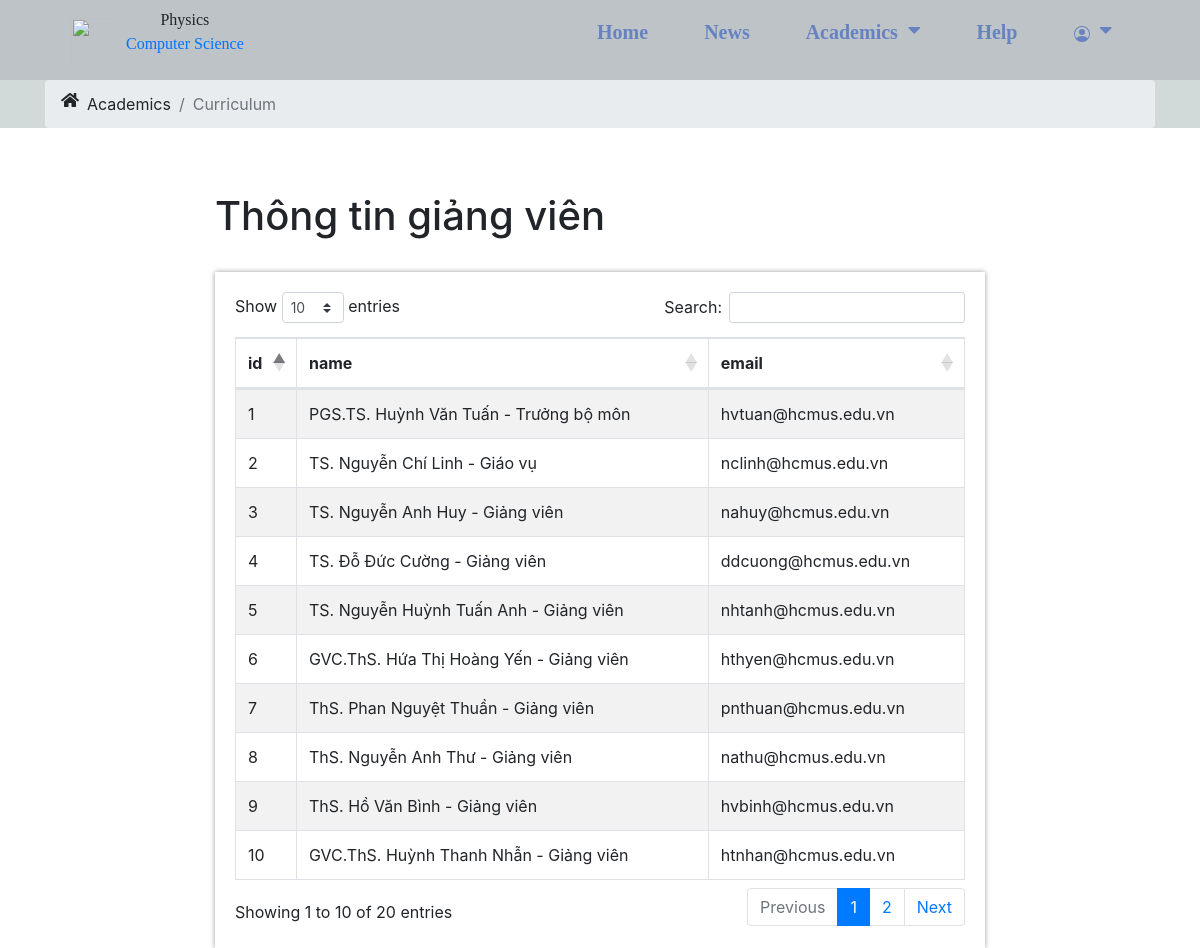
Screenshot of /Curriculum.php with the database file from the repository.
### tables this page shows
CREATE TABLE `users` (
  `user_id` int(11) NOT NULL,
  `name` varchar(128) DEFAULT NULL,
  `email` varchar(128) DEFAULT NULL
);

### Curriculum.php (the view, shortened to what this page needs)
<!DOCTYPE html>
<html lang="en">
<head>
    <link rel="stylesheet" href="https://cdnjs.cloudflare.com/ajax/libs/font-awesome/5.15.1/css/all.min.css" />
    <link href="https://cdn.jsdelivr.net/npm/bootstrap@5.1.1/dist/css/bootstrap.min.css" rel="stylesheet">
    <link rel="stylesheet" href="./style.css">
</head>
<body>
    <div class="menu-bar">
        <h1 class="logo btn nav ">
            <img class="bx " src="https://phys.hcmus.edu.vn/assets/frontend/images/defaut_img.png "></img>
            <div class="name-logo justify-content-center">
                Physics<span><br> Computer Science</span>
            </div>
        </h1>
        <ul>
            <li>
                <a href="home.html">Home</a>
            </li>
            <li><a href="./posts_add.php ">News</a></li>
            <li><a href="# ">Academics<i class="fas fa-caret-down "></i></a>
            </li>
            <li>
                <a href="# ">Help</a>
            </li>
            <li>
                <a href="# ">
                    <i class="bi bi-person-circle">
                    </i>
                    <i class="fas fa-caret-down "></i></a>
            </li>
        </ul>
    </div>
    <div class="breadcrumb-container" style="background-color: #D2D9D9 ">
        <div class=" container ">
            <ol class="breadcrumb ">
                <li class="breadcrumb-item "><i class="fa fa-home pr-2 "></i>
                    <a class="link-dark " href="#">Academics</a>
                </li>
                <li class="breadcrumb-item active ">Curriculum</li>
            </ol>
        </div>
    </div>
</body>
<div class="hero ">
</div>
</body>
<head>
    <link rel="stylesheet" href="https://unpkg.com/swiper/swiper-bundle.min.css" />
    <link rel="stylesheet" href="style.css">
</head>
 <html>
    <head>
    <link rel="stylesheet" type="text/css" href="https://cdnjs.cloudflare.com/ajax/libs/twitter-bootstrap/4.5.2/css/bootstrap.css">
    <link rel="stylesheet" type="text/css" href="https://cdn.datatables.net/1.11.0/css/dataTables.bootstrap4.min.css">
  </head>
    <body>
    <div class="container-fluid">
      <div class="row">
        <div class="col-sm-2"></div>
        <div class="col-sm-8">
          <br />
          <h1>Thông tin giảng viên</h1><br />
          <div class="table-responsive">
            <table id="dataid" class="table table-striped table-bordered" style="width: 100%;">
              <thead>
                <tr>
                  <th>id</th>
                  <th>name</th>
                  <th>email</th>
                </tr>
              </thead>
              <tbody>
              <?php
                $hostname = 'localhost:8889';
                $username = 'root';
                $password = 'root';
                $dbname = "giangvien";
                $conn = mysqli_connect($hostname, $username, $password,$dbname) or die("Connect fail!");
                mysqli_query($conn,"giangvien 'utf8'");
                $sql = "SELECT * FROM `users` ORDER BY `user_id` DESC";
                $query = mysqli_query($conn,$sql);
                while ($row = mysqli_fetch_assoc($query))
                {
              ?>
                <tr>
                  <td><?php echo $row['user_id'] ?></td>
                  <td><?php echo $row['name'] ?></td>
                  <td><?php echo $row['email'] ?></td>
                </tr>
              <?php
                }
              ?>
              </tbody>
            </table>
          </div>
        </div>
        <div class="col-sm-2"></div>
      </div>
    </div>
  </body>
</html>

### style.css (style rules this page uses)
:root { --color-primary: #0073ff; --color-white: #bdc3c7; --color-white-1: #D2D9D9; --color-black: #141d28; --color-black-1: #212b38; --color-1287TD: #8b7aaf; --color-blue: #aab6e0; --color-c05: #6682c0; }
* { margin: 0; padding: 0; box-sizing: border-box; }
.bx { height: 55px; width: 55px; padding: 5px; margin: 5px; display: flex; }
.logo { color: var(--color-black); font-size: 20px; }
.logo span { color: var(--color-primary); }
.menu-bar { background-color: var(--color-white); height: 80px; width: 100%; display: flex; justify-content: space-between; align-items: center; padding: 0 5%; position: relative; font-family: Impact; }
.menu-bar ul { list-style: none; display: flex; }
.menu-bar ul li { padding: 15px 28px; position: relative; }
.menu-bar ul li a { font-size: 20px; color: var(--color-c05); text-decoration: none; transition: all 0.3s; font-family: serif; font-weight: bold; }
.fas { float: right; margin-left: 10px; padding-top: 3px; }
.breadcrumb-container { background-color: var(--color-white-1); }

### Curriculum.php (style rules this page uses)
html, body { position: relative; height: 100%; }
body { background: #eee; font-family: Helvetica Neue, Helvetica, Arial, sans-serif; font-size: 14px; color: #000; margin: 0; padding: 0; }
.table-responsive { box-shadow: 0px 0px 5px #999; padding: 20px; }

### rows the page displays
users: user_id "10", name "GVC.ThS. Huỳnh Thanh Nhẫn - Giảng viên", email "htnhan@hcmus.edu.vn"
users: user_id "9", name "ThS. Hồ Văn Bình - Giảng viên", email "hvbinh@hcmus.edu.vn"
users: user_id "8", name "ThS. Nguyễn Anh Thư - Giảng viên", email "nathu@hcmus.edu.vn"
users: user_id "7", name "ThS. Phan Nguyệt Thuần - Giảng viên", email "pnthuan@hcmus.edu.vn"
users: user_id "6", name "GVC.ThS. Hứa Thị Hoàng Yến - Giảng viên", email "hthyen@hcmus.edu.vn"
users: user_id "5", name "TS. Nguyễn Huỳnh Tuấn Anh - Giảng viên", email "nhtanh@hcmus.edu.vn"
users: user_id "4", name "TS. Đỗ Đức Cường - Giảng viên", email "ddcuong@hcmus.edu.vn"
users: user_id "3", name "TS. Nguyễn Anh Huy - Giảng viên", email "nahuy@hcmus.edu.vn"
users: user_id "2", name "TS. Nguyễn Chí Linh - Giáo vụ", email "nclinh@hcmus.edu.vn"
users: user_id "1", name "PGS.TS. Huỳnh Văn Tuấn - Trưởng bộ môn", email "hvtuan@hcmus.edu.vn"
